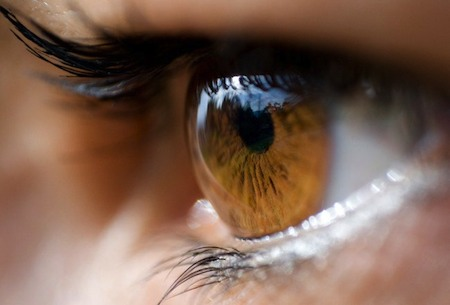
%> input picture 123.jpg, 450 x 305 px
$ octave Imagen_process.m   (GNU Octave 9; MATLAB toolbox functions it lacks are replaced by stand-ins)
%> lines starting %> are read from the running program, lines starting %| are printed output that depends on the picture
clc
clear all
close all

A=imread('C:\Users\HP\Pictures\123.jpg');
%> A is the input picture: size 305x450x3 uint8; mean R, G, B 124.6, 96.4, 81.1
subplot(2,2,1)
imshow(A)      %primer imagen
[B mapa]=rgb2ind(A,128);
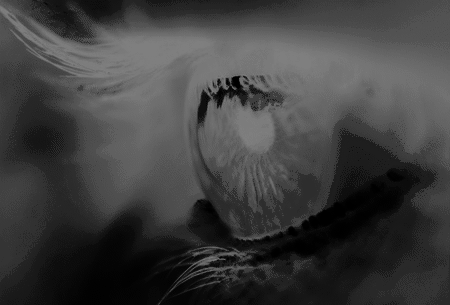
%> B: size 305x450 uint8; min 0, max 127, mean 62.6
%> mapa = 128 rows, first 12: [0.953 0.965 0.98; 0.886 0.898 0.922; 0.929 0.867 0.839; 0.839 0.843 0.871; 0.906 0.827 0.792; 0.91 0.792 0.741; 0.863 0.792 0.765; 0.792 0.792 0.82; 0.875 0.753 0.702; 0.824 0.745 0.718; 0.835 0.714 0.659; 0.796 0.675 0.624]
subplot(2,2,2)
imshow(B,mapa)  %segunda imagen
mapa1=jet(1);
subplot(2,2,3)
imshow(B,mapa1) %tercer imagen
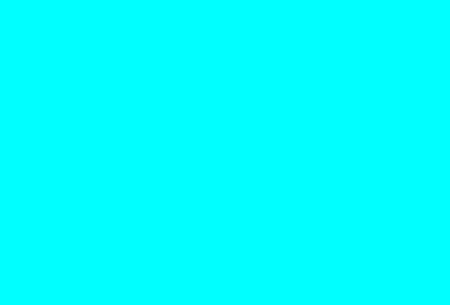
%> displayed picture: size 305x450x3, on the screen's scale of 0 to 255; mean R, G, B 0, 255, 255
subplot(2,2,4)
D=rgb2gray(A);
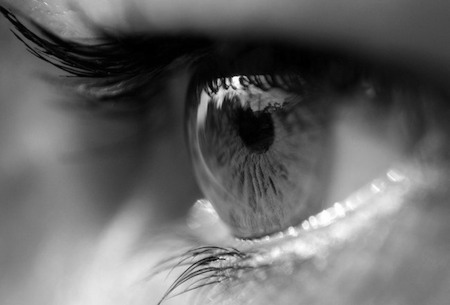
%> D: size 305x450 uint8; min 0, max 255, mean 103.1
imshow(D)      %cuarta imagen
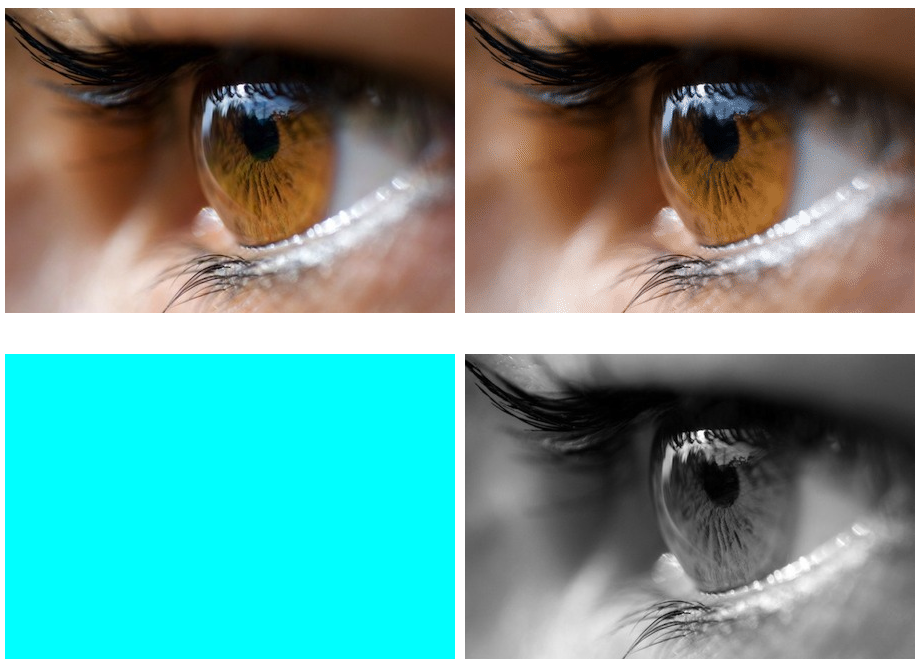
%> figure redrawn from the program's plot data, 4 panels

figure(2)
E=rgb2hsv(A);
%> E: size 305x450x3 double; mean H, S, V 0.143, 0.448, 0.494
imshow(E);

figure(3)
F=rgb2ycbcr(A);
%> F: size 305x450x3 uint8; mean of channels 1, 2, 3 104.5, 117.1, 141.5
imshow(F);

figure(4)
G=rgb2lab(A);
%> G: size 305x450x3 double; mean of channels 1, 2, 3 42.4, 9.8, 13.3
imshow(G);
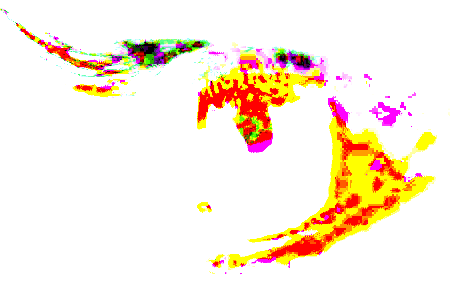
%> displayed picture: size 305x450x3, on the screen's scale of 0 to 255; mean R, G, B 251.7, 238, 221.8

figure(5)
H=rgb2xyz(A);
%> H: size 305x450x3 double; mean of channels 1, 2, 3 0.202, 0.195, 0.164
imshow(H);
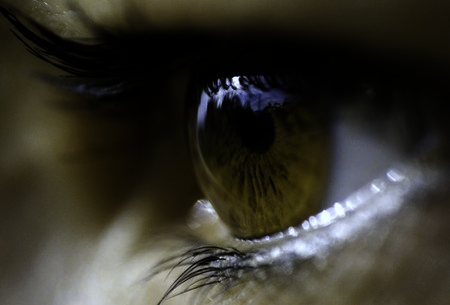
%> displayed picture: size 305x450x3, on the screen's scale of 0 to 255; mean R, G, B 51.4, 49.6, 41.8

figure(6)
I=rgb2ntsc(A);
%> I: size 305x450x3 double; mean of channels 1, 2, 3 0.404, 0.0853, 0.00461
imshow(I);
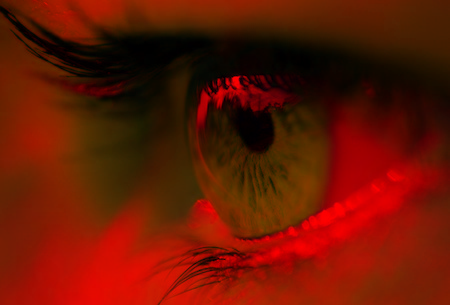
%> displayed picture: size 305x450x3, on the screen's scale of 0 to 255; mean R, G, B 103.1, 22.3, 1.6


% [13 lines of commented-out code are left out]
